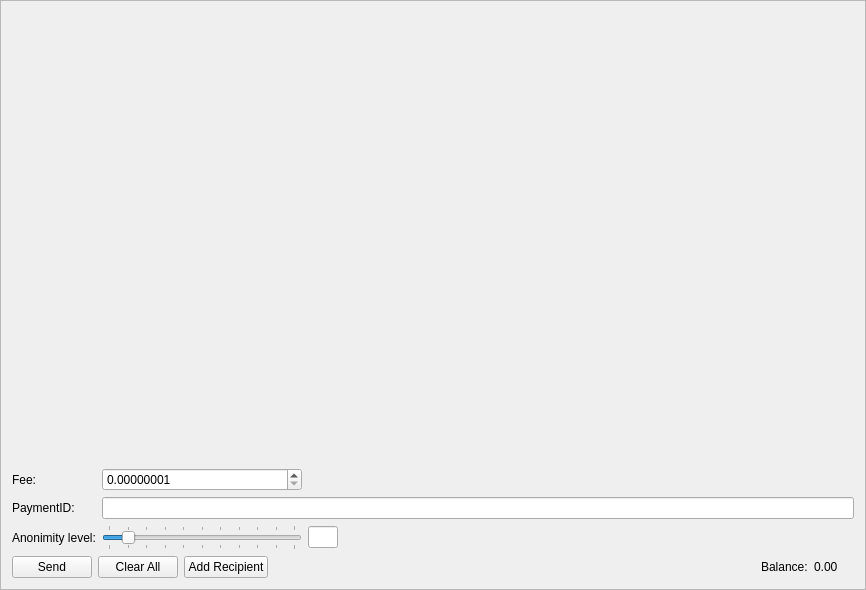
<?xml version="1.0" encoding="UTF-8"?>
<ui version="4.0">
 <class>SendFrame</class>
 <widget class="QFrame" name="SendFrame">
  <property name="geometry">
   <rect>
    <x>0</x>
    <y>0</y>
    <width>866</width>
    <height>590</height>
   </rect>
  </property>
  <property name="windowTitle">
   <string>Frame</string>
  </property>
  <property name="frameShape">
   <enum>QFrame::StyledPanel</enum>
  </property>
  <property name="frameShadow">
   <enum>QFrame::Raised</enum>
  </property>
  <layout class="QVBoxLayout" name="m_send_frame_main_layout">
   <item>
    <widget class="QScrollArea" name="m_transfersScrollarea">
     <property name="frameShape">
      <enum>QFrame::NoFrame</enum>
     </property>
     <property name="widgetResizable">
      <bool>true</bool>
     </property>
     <widget class="QWidget" name="scrollAreaWidgetContents">
      <property name="geometry">
       <rect>
        <x>0</x>
        <y>0</y>
        <width>840</width>
        <height>412</height>
       </rect>
      </property>
      <layout class="QVBoxLayout" name="m_send_frame_layout">
       <property name="leftMargin">
        <number>0</number>
       </property>
       <property name="topMargin">
        <number>0</number>
       </property>
       <property name="rightMargin">
        <number>0</number>
       </property>
       <property name="bottomMargin">
        <number>0</number>
       </property>
       <item>
        <spacer name="verticalSpacer">
         <property name="orientation">
          <enum>Qt::Vertical</enum>
         </property>
         <property name="sizeHint" stdset="0">
          <size>
           <width>20</width>
           <height>445</height>
          </size>
         </property>
        </spacer>
       </item>
      </layout>
     </widget>
    </widget>
   </item>
   <item>
    <layout class="QGridLayout" name="gridLayout">
     <property name="topMargin">
      <number>5</number>
     </property>
     <item row="2" column="0">
      <widget class="QLabel" name="label_2">
       <property name="text">
        <string>Anonimity level:</string>
       </property>
      </widget>
     </item>
     <item row="1" column="1" colspan="3">
      <widget class="QLineEdit" name="m_paymentIdEdit"/>
     </item>
     <item row="1" column="0">
      <widget class="QLabel" name="label_6">
       <property name="text">
        <string>PaymentID:</string>
       </property>
      </widget>
     </item>
     <item row="2" column="3">
      <spacer name="horizontalSpacer">
       <property name="orientation">
        <enum>Qt::Horizontal</enum>
       </property>
       <property name="sizeType">
        <enum>QSizePolicy::Expanding</enum>
       </property>
       <property name="sizeHint" stdset="0">
        <size>
         <width>298</width>
         <height>20</height>
        </size>
       </property>
      </spacer>
     </item>
     <item row="2" column="1">
      <widget class="QSlider" name="m_mixinSlider">
       <property name="maximumSize">
        <size>
         <width>200</width>
         <height>16777215</height>
        </size>
       </property>
       <property name="maximum">
        <number>10</number>
       </property>
       <property name="pageStep">
        <number>1</number>
       </property>
       <property name="value">
        <number>1</number>
       </property>
       <property name="tracking">
        <bool>false</bool>
       </property>
       <property name="orientation">
        <enum>Qt::Horizontal</enum>
       </property>
       <property name="tickPosition">
        <enum>QSlider::TicksBothSides</enum>
       </property>
       <property name="tickInterval">
        <number>1</number>
       </property>
      </widget>
     </item>
     <item row="2" column="2">
      <widget class="QLineEdit" name="m_mixinEdit">
       <property name="maximumSize">
        <size>
         <width>30</width>
         <height>16777215</height>
        </size>
       </property>
       <property name="text">
        <string notr="true"/>
       </property>
       <property name="maxLength">
        <number>5</number>
       </property>
       <property name="alignment">
        <set>Qt::AlignCenter</set>
       </property>
       <property name="readOnly">
        <bool>true</bool>
       </property>
      </widget>
     </item>
     <item row="0" column="0">
      <widget class="QLabel" name="label">
       <property name="text">
        <string>Fee:</string>
       </property>
      </widget>
     </item>
     <item row="0" column="1">
      <widget class="QDoubleSpinBox" name="m_feeSpin">
       <property name="decimals">
        <number>8</number>
       </property>
       <property name="minimum">
        <double>0.000000010000000</double>
       </property>
       <property name="maximum">
        <double>10000000.000000000000000</double>
       </property>
       <property name="singleStep">
        <double>0.000000010000000</double>
       </property>
       <property name="value">
        <double>0.000000010000000</double>
       </property>
      </widget>
     </item>
    </layout>
   </item>
   <item>
    <layout class="QHBoxLayout" name="horizontalLayout">
     <item>
      <widget class="QPushButton" name="m_sendButton">
       <property name="text">
        <string>Send</string>
       </property>
       <property name="icon">
        <iconset resource="../../resources.qrc">
         <normaloff>:/icons/send</normaloff>:/icons/send</iconset>
       </property>
      </widget>
     </item>
     <item>
      <widget class="QPushButton" name="m_clearAllButton">
       <property name="text">
        <string>Clear All</string>
       </property>
       <property name="icon">
        <iconset resource="../../resources.qrc">
         <normaloff>:/icons/remove</normaloff>:/icons/remove</iconset>
       </property>
      </widget>
     </item>
     <item>
      <widget class="QPushButton" name="m_addRecipientButton">
       <property name="text">
        <string>Add Recipient</string>
       </property>
       <property name="icon">
        <iconset resource="../../resources.qrc">
         <normaloff>:/icons/add</normaloff>:/icons/add</iconset>
       </property>
      </widget>
     </item>
     <item>
      <spacer name="horizontalSpacer_2">
       <property name="orientation">
        <enum>Qt::Horizontal</enum>
       </property>
       <property name="sizeHint" stdset="0">
        <size>
         <width>40</width>
         <height>20</height>
        </size>
       </property>
      </spacer>
     </item>
     <item>
      <widget class="QLabel" name="label_4">
       <property name="text">
        <string>Balance:</string>
       </property>
      </widget>
     </item>
     <item>
      <widget class="QLabel" name="m_balanceLabel">
       <property name="text">
        <string notr="true">0.00 </string>
       </property>
      </widget>
     </item>
     <item>
      <widget class="QLabel" name="m_tickerLabel">
       <property name="text">
        <string notr="true"/>
       </property>
      </widget>
     </item>
    </layout>
   </item>
  </layout>
 </widget>
 <tabstops>
  <tabstop>m_paymentIdEdit</tabstop>
  <tabstop>m_mixinSlider</tabstop>
  <tabstop>m_sendButton</tabstop>
  <tabstop>m_clearAllButton</tabstop>
  <tabstop>m_addRecipientButton</tabstop>
  <tabstop>m_transfersScrollarea</tabstop>
  <tabstop>m_mixinEdit</tabstop>
 </tabstops>
 <resources>
  <include location="../../resources.qrc"/>
 </resources>
 <connections>
  <connection>
   <sender>m_addRecipientButton</sender>
   <signal>clicked()</signal>
   <receiver>SendFrame</receiver>
   <slot>addRecipientClicked()</slot>
   <hints>
    <hint type="sourcelabel">
     <x>282</x>
     <y>561</y>
    </hint>
    <hint type="destinationlabel">
     <x>432</x>
     <y>294</y>
    </hint>
   </hints>
  </connection>
  <connection>
   <sender>m_clearAllButton</sender>
   <signal>clicked()</signal>
   <receiver>SendFrame</receiver>
   <slot>clearAllClicked()</slot>
   <hints>
    <hint type="sourcelabel">
     <x>154</x>
     <y>561</y>
    </hint>
    <hint type="destinationlabel">
     <x>432</x>
     <y>294</y>
    </hint>
   </hints>
  </connection>
  <connection>
   <sender>m_sendButton</sender>
   <signal>clicked()</signal>
   <receiver>SendFrame</receiver>
   <slot>sendClicked()</slot>
   <hints>
    <hint type="sourcelabel">
     <x>53</x>
     <y>561</y>
    </hint>
    <hint type="destinationlabel">
     <x>432</x>
     <y>294</y>
    </hint>
   </hints>
  </connection>
  <connection>
   <sender>m_mixinSlider</sender>
   <signal>valueChanged(int)</signal>
   <receiver>SendFrame</receiver>
   <slot>mixinValueChanged(int)</slot>
   <hints>
    <hint type="sourcelabel">
     <x>221</x>
     <y>520</y>
    </hint>
    <hint type="destinationlabel">
     <x>432</x>
     <y>294</y>
    </hint>
   </hints>
  </connection>
 </connections>
 <slots>
  <slot>sendClicked()</slot>
  <slot>clearAllClicked()</slot>
  <slot>addRecipientClicked()</slot>
  <slot>mixinValueChanged(int)</slot>
 </slots>
</ui>
